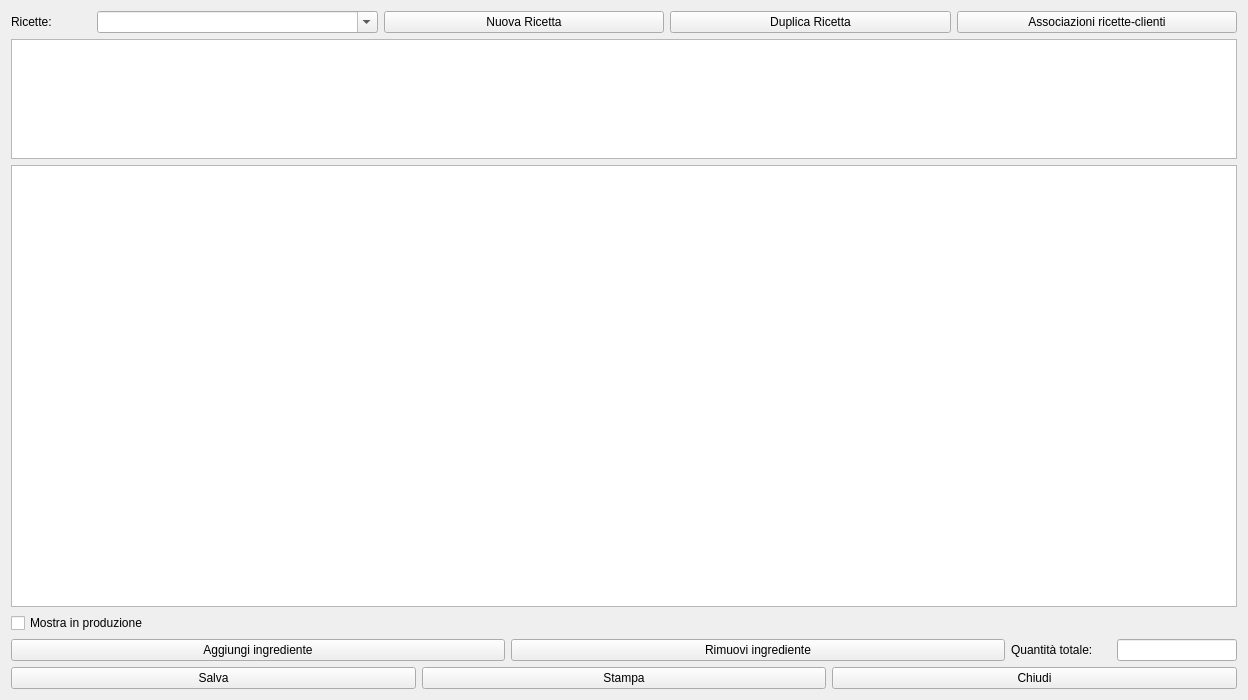
<?xml version="1.0" encoding="UTF-8"?>
<ui version="4.0">
 <class>HModRicette</class>
 <widget class="QWidget" name="HModRicette">
  <property name="windowModality">
   <enum>Qt::NonModal</enum>
  </property>
  <property name="geometry">
   <rect>
    <x>0</x>
    <y>0</y>
    <width>1248</width>
    <height>700</height>
   </rect>
  </property>
  <property name="contextMenuPolicy">
   <enum>Qt::CustomContextMenu</enum>
  </property>
  <property name="windowTitle">
   <string>Ricette</string>
  </property>
  <property name="windowIcon">
   <iconset resource="resources.qrc">
    <normaloff>:/Resources/Sheet-Of-Paper.PNG</normaloff>:/Resources/Sheet-Of-Paper.PNG</iconset>
  </property>
  <layout class="QVBoxLayout" name="verticalLayout_2">
   <item>
    <layout class="QHBoxLayout" name="horizontalLayout_4">
     <item>
      <widget class="QLabel" name="label_2">
       <property name="maximumSize">
        <size>
         <width>80</width>
         <height>16777215</height>
        </size>
       </property>
       <property name="text">
        <string>Ricette:</string>
       </property>
      </widget>
     </item>
     <item>
      <widget class="QComboBox" name="cbRicette">
       <property name="editable">
        <bool>true</bool>
       </property>
      </widget>
     </item>
     <item>
      <widget class="QPushButton" name="pushButton_3">
       <property name="text">
        <string>Nuova Ricetta</string>
       </property>
       <property name="icon">
        <iconset resource="resources.qrc">
         <normaloff>:/Resources/Plus.PNG</normaloff>:/Resources/Plus.PNG</iconset>
       </property>
      </widget>
     </item>
     <item>
      <widget class="QPushButton" name="pbduplica">
       <property name="text">
        <string>Duplica Ricetta</string>
       </property>
       <property name="icon">
        <iconset resource="resources.qrc">
         <normaloff>:/Resources/Notepad.PNG</normaloff>:/Resources/Notepad.PNG</iconset>
       </property>
      </widget>
     </item>
     <item>
      <widget class="QPushButton" name="pushButton_4">
       <property name="text">
        <string>Associazioni ricette-clienti</string>
       </property>
       <property name="icon">
        <iconset resource="resources.qrc">
         <normaloff>:/Resources/Map.PNG</normaloff>:/Resources/Map.PNG</iconset>
       </property>
      </widget>
     </item>
    </layout>
   </item>
   <item>
    <widget class="QTextBrowser" name="tbnote">
     <property name="maximumSize">
      <size>
       <width>16777215</width>
       <height>120</height>
      </size>
     </property>
     <property name="readOnly">
      <bool>false</bool>
     </property>
    </widget>
   </item>
   <item>
    <widget class="QTableView" name="tableView">
     <property name="contextMenuPolicy">
      <enum>Qt::ActionsContextMenu</enum>
     </property>
     <property name="alternatingRowColors">
      <bool>true</bool>
     </property>
     <property name="selectionMode">
      <enum>QAbstractItemView::SingleSelection</enum>
     </property>
     <property name="selectionBehavior">
      <enum>QAbstractItemView::SelectRows</enum>
     </property>
    </widget>
   </item>
   <item>
    <layout class="QVBoxLayout" name="verticalLayout">
     <item>
      <widget class="QCheckBox" name="checkBox">
       <property name="text">
        <string>Mostra in produzione</string>
       </property>
      </widget>
     </item>
     <item>
      <layout class="QHBoxLayout" name="horizontalLayout_3">
       <item>
        <widget class="QPushButton" name="pbAddRow">
         <property name="text">
          <string>Aggiungi ingrediente</string>
         </property>
         <property name="icon">
          <iconset resource="resources.qrc">
           <normaloff>:/Resources/Plus.PNG</normaloff>:/Resources/Plus.PNG</iconset>
         </property>
        </widget>
       </item>
       <item>
        <widget class="QPushButton" name="pbDeleteRow">
         <property name="text">
          <string>Rimuovi ingrediente</string>
         </property>
         <property name="icon">
          <iconset resource="resources.qrc">
           <normaloff>:/Resources/Minus.PNG</normaloff>:/Resources/Minus.PNG</iconset>
         </property>
        </widget>
       </item>
       <item>
        <widget class="QLabel" name="lbQtot">
         <property name="maximumSize">
          <size>
           <width>100</width>
           <height>16777215</height>
          </size>
         </property>
         <property name="text">
          <string>Quantità totale:</string>
         </property>
        </widget>
       </item>
       <item>
        <widget class="QLineEdit" name="leTotal">
         <property name="maximumSize">
          <size>
           <width>120</width>
           <height>16777215</height>
          </size>
         </property>
         <property name="clearButtonEnabled">
          <bool>true</bool>
         </property>
        </widget>
       </item>
      </layout>
     </item>
    </layout>
   </item>
   <item>
    <layout class="QHBoxLayout" name="horizontalLayout">
     <item>
      <widget class="QPushButton" name="pushButton">
       <property name="text">
        <string>Salva</string>
       </property>
       <property name="icon">
        <iconset resource="resources.qrc">
         <normaloff>:/Resources/save-icon.png</normaloff>:/Resources/save-icon.png</iconset>
       </property>
       <property name="iconSize">
        <size>
         <width>32</width>
         <height>32</height>
        </size>
       </property>
      </widget>
     </item>
     <item>
      <widget class="QPushButton" name="pushButton_5">
       <property name="text">
        <string>Stampa</string>
       </property>
       <property name="icon">
        <iconset resource="resources.qrc">
         <normaloff>:/Resources/Printer-icon.png</normaloff>:/Resources/Printer-icon.png</iconset>
       </property>
       <property name="iconSize">
        <size>
         <width>32</width>
         <height>32</height>
        </size>
       </property>
      </widget>
     </item>
     <item>
      <widget class="QPushButton" name="pushButton_2">
       <property name="text">
        <string>Chiudi</string>
       </property>
       <property name="icon">
        <iconset resource="resources.qrc">
         <normaloff>:/Resources/Actions-window-close-icon.png</normaloff>:/Resources/Actions-window-close-icon.png</iconset>
       </property>
       <property name="iconSize">
        <size>
         <width>32</width>
         <height>32</height>
        </size>
       </property>
      </widget>
     </item>
    </layout>
   </item>
  </layout>
 </widget>
 <resources>
  <include location="resources.qrc"/>
 </resources>
 <connections/>
</ui>
